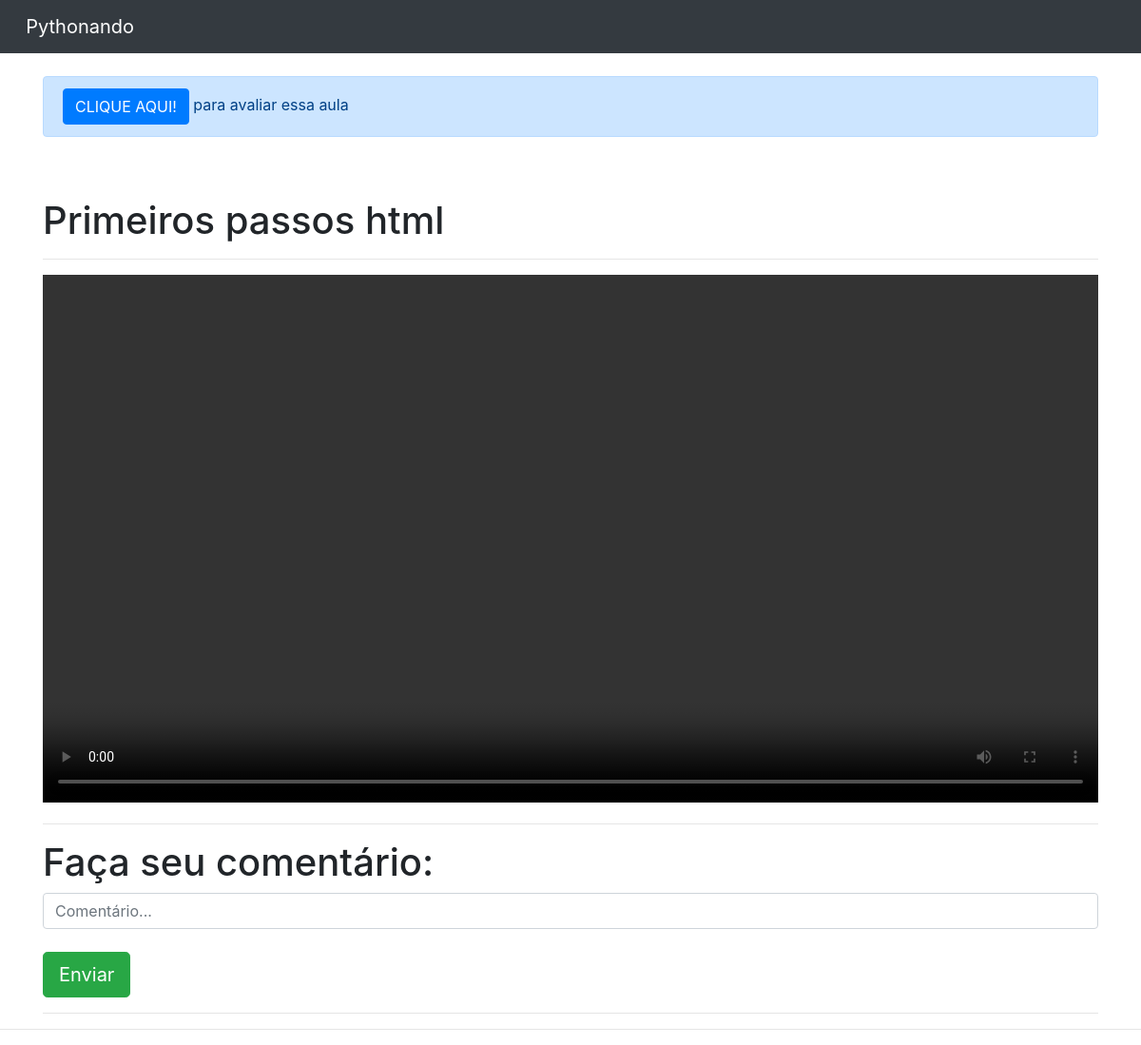
/home/aula/1 (signed in), run on an earlier commit of the app's database.
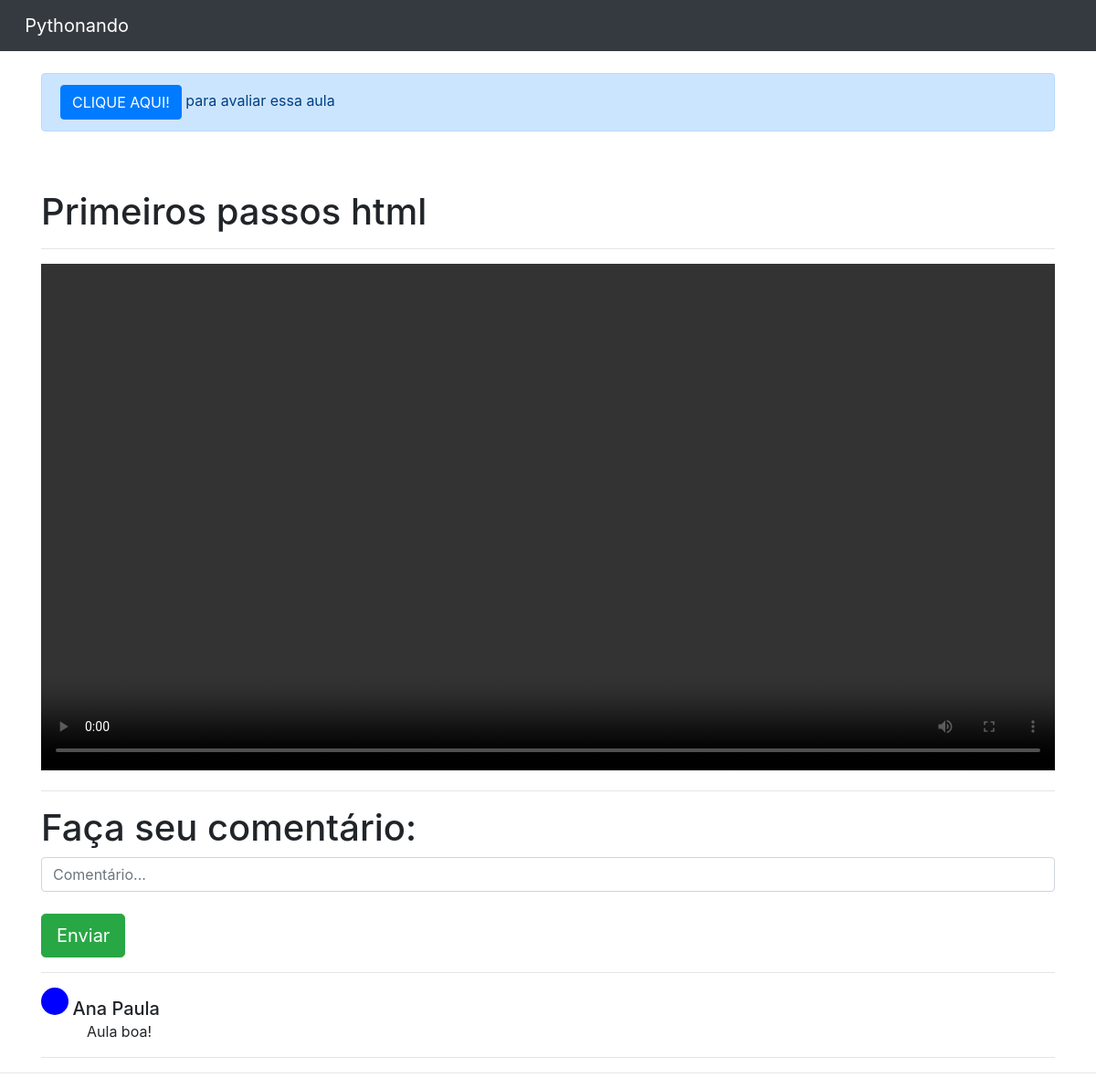
And on a later commit of the database.
### cursos/models.py (models this page shows, shortened)
class Comentarios(models.Model):
    usuario = models.ForeignKey(Usuario, on_delete = models.DO_NOTHING)
    comentario = models.TextField()
    data = models.DateTimeField(default = datetime.now)
    aula = models.ForeignKey(Aulas, on_delete = models.DO_NOTHING)
    class Meta:
        verbose_name = "Comentario"
        verbose_name_plural = "Comentarios"

### usuarios/models.py (models this page shows)
class Usuario(models.Model):
    nome = models.CharField(max_length = 50)
    email = models.EmailField()
    senha = models.CharField(max_length = 64)
    def __str__(self) -> str:
        return self.nome
    class Meta:
        verbose_name = "Usuario"
        verbose_name_plural = "Usuarios"

### cursos/views.py (the view)
# urls.py: path('aula/<int:id>', views.aula, name = 'aula'),
def aula(request, id):
    if request.session.get('usuario'):
        aula = Aulas.objects.get(id = id)
        usuario_id = request.session['usuario']
        comentarios = Comentarios.objects.filter(aula = aula).order_by('-data')
        request_usuario = request.session.get('usuario')
        usuario_avaliou = NotasAulas.objects.filter(aula_id = id).filter(usuario_id = request_usuario)
        avaliacoes = NotasAulas.objects.filter(aula_id = id) #exibir todas as avaliacoes
        return render(request, 'aula.html', {'aula': aula,
                                            'usuario_id': usuario_id,
                                            'comentarios': comentarios,
                                            'request_usuario': request_usuario,
                                            'usuario_avaliou': usuario_avaliou,
                                            'avaliacoes': avaliacoes})
    else:
        return redirect('/auth/login/?status=2')

### cursos/templates/aula.html (shortened to what this page needs)
{% extends 'base.html'%}
{% load filtros %}
{% block 'body' %}
<div class="container">
    {% if not usuario_avaliou %}
    <br>
        <div class="alert alert-primary" role="alert">
            <button type="button" class="btn btn-primary" data-toggle="modal" data-target="#exampleModal">
                CLIQUE AQUI!
            </button> para avaliar essa aula
        </div>
    {% endif %}
    <br>
    <br>
    <h1>{{aula.nome}}</h1>
    <hr>
    <video  width="100%" controls>
        <source src="{{aula.aula.url}}" type="video/mp4">
    </video>
    <hr>
    <h1>Faça seu comentário: </h1>
    <input id="comentario" type="text" placeholder="Comentário..." class="form-control">
    <br>
    <input onclick="envia_comentario()" type="button" value="Enviar" class="btn btn-success btn-lg">
    <hr>
    <div id="comentarios">
        {% for i in comentarios%}
        <div style="background-color: blue; width: 30px; height: 30px; border-radius: 15px; display: inline-block;"></div>
        <h5 style="display: inline;">{{i.usuario}}</h5>
        <p style="margin-left: 50px;">{{i.comentario}}</p>
        <hr>
        {% endfor %}
    </div>
</div>
    <div id="avaliacoes">
        <hr>
    </div>
{% endblock %}

What changed in the data, as far as the page shows it:
added Comentarios: usuario "Ana Paula", comentario "Aula boa!"
